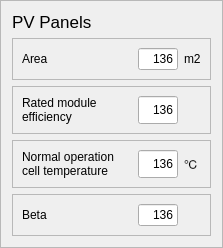
           <widget class="QFrame" name="frame_8">
            <property name="minimumSize">
             <size>
              <width>209</width>
              <height>0</height>
             </size>
            </property>
            <property name="frameShape">
             <enum>QFrame::StyledPanel</enum>
            </property>
            <property name="frameShadow">
             <enum>QFrame::Raised</enum>
            </property>
            <layout class="QVBoxLayout" name="verticalLayout_2">
             <item>
              <widget class="QLabel" name="label_24">
               <property name="font">
                <font>
                 <pointsize>13</pointsize>
                </font>
               </property>
               <property name="text">
                <string>PV Panels</string>
               </property>
               <property name="textFormat">
                <enum>Qt::AutoText</enum>
               </property>
              </widget>
             </item>
             <item>
              <widget class="QFrame" name="frame_9">
               <property name="minimumSize">
                <size>
                 <width>0</width>
                 <height>20</height>
                </size>
               </property>
               <property name="frameShape">
                <enum>QFrame::StyledPanel</enum>
               </property>
               <property name="frameShadow">
                <enum>QFrame::Raised</enum>
               </property>
               <layout class="QHBoxLayout" name="horizontalLayout_6">
                <item>
                 <widget class="QLabel" name="label_14">
                  <property name="minimumSize">
                   <size>
                    <width>110</width>
                    <height>0</height>
                   </size>
                  </property>
                  <property name="text">
                   <string>Area</string>
                  </property>
                  <property name="wordWrap">
                   <bool>true</bool>
                  </property>
                 </widget>
                </item>
                <item>
                 <widget class="QLineEdit" name="lineEdit_7">
                  <property name="minimumSize">
                   <size>
                    <width>40</width>
                    <height>0</height>
                   </size>
                  </property>
                  <property name="maximumSize">
                   <size>
                    <width>40</width>
                    <height>10000</height>
                   </size>
                  </property>
                  <property name="font">
                   <font>
                    <italic>false</italic>
                   </font>
                  </property>
                  <property name="text">
                   <string>136</string>
                  </property>
                  <property name="alignment">
                   <set>Qt::AlignRight|Qt::AlignTrailing|Qt::AlignVCenter</set>
                  </property>
                 </widget>
                </item>
                <item>
                 <widget class="QLabel" name="label_15">
                  <property name="text">
                   <string>m2</string>
                  </property>
                 </widget>
                </item>
               </layout>
              </widget>
             </item>
             <item>
              <widget class="QFrame" name="frame_10">
               <property name="frameShape">
                <enum>QFrame::StyledPanel</enum>
               </property>
               <property name="frameShadow">
                <enum>QFrame::Raised</enum>
               </property>
               <layout class="QHBoxLayout" name="horizontalLayout_7">
                <item>
                 <widget class="QLabel" name="label_16">
                  <property name="minimumSize">
                   <size>
                    <width>110</width>
                    <height>0</height>
                   </size>
                  </property>
                  <property name="text">
                   <string>Rated module efficiency</string>
                  </property>
                  <property name="wordWrap">
                   <bool>true</bool>
                  </property>
                 </widget>
                </item>
                <item>
                 <widget class="QLineEdit" name="lineEdit_8">
                  <property name="minimumSize">
                   <size>
                    <width>40</width>
                    <height>0</height>
                   </size>
                  </property>
                  <property name="maximumSize">
                   <size>
                    <width>40</width>
                    <height>10000</height>
                   </size>
                  </property>
                  <property name="font">
                   <font>
                    <italic>false</italic>
                   </font>
                  </property>
                  <property name="text">
                   <string>136</string>
                  </property>
                  <property name="alignment">
                   <set>Qt::AlignRight|Qt::AlignTrailing|Qt::AlignVCenter</set>
                  </property>
                 </widget>
                </item>
                <item>
                 <widget class="QLabel" name="label_17">
                  <property name="text">
                   <string/>
                  </property>
                 </widget>
                </item>
               </layout>
              </widget>
             </item>
             <item>
              <widget class="QFrame" name="frame_11">
               <property name="frameShape">
                <enum>QFrame::StyledPanel</enum>
               </property>
               <property name="frameShadow">
                <enum>QFrame::Raised</enum>
               </property>
               <layout class="QHBoxLayout" name="horizontalLayout_8">
                <item>
                 <widget class="QLabel" name="label_18">
                  <property name="minimumSize">
                   <size>
                    <width>110</width>
                    <height>0</height>
                   </size>
                  </property>
                  <property name="maximumSize">
                   <size>
                    <width>105</width>
                    <height>16777215</height>
                   </size>
                  </property>
                  <property name="text">
                   <string>Normal operation cell temperature</string>
                  </property>
                  <property name="wordWrap">
                   <bool>true</bool>
                  </property>
                 </widget>
                </item>
                <item>
                 <widget class="QLineEdit" name="lineEdit_9">
                  <property name="minimumSize">
                   <size>
                    <width>40</width>
                    <height>0</height>
                   </size>
                  </property>
                  <property name="maximumSize">
                   <size>
                    <width>40</width>
                    <height>10000</height>
                   </size>
                  </property>
                  <property name="font">
                   <font>
                    <italic>false</italic>
                   </font>
                  </property>
                  <property name="text">
                   <string>136</string>
                  </property>
                  <property name="alignment">
                   <set>Qt::AlignRight|Qt::AlignTrailing|Qt::AlignVCenter</set>
                  </property>
                 </widget>
                </item>
                <item>
                 <widget class="QLabel" name="label_19">
                  <property name="text">
                   <string>℃</string>
                  </property>
                 </widget>
                </item>
               </layout>
              </widget>
             </item>
             <item>
              <widget class="QFrame" name="frame_12">
               <property name="frameShape">
                <enum>QFrame::StyledPanel</enum>
               </property>
               <property name="frameShadow">
                <enum>QFrame::Raised</enum>
               </property>
               <layout class="QHBoxLayout" name="horizontalLayout_9">
                <item>
                 <widget class="QLabel" name="label_20">
                  <property name="minimumSize">
                   <size>
                    <width>110</width>
                    <height>0</height>
                   </size>
                  </property>
                  <property name="text">
                   <string>Beta</string>
                  </property>
                  <property name="wordWrap">
                   <bool>true</bool>
                  </property>
                 </widget>
                </item>
                <item>
                 <widget class="QLineEdit" name="lineEdit_10">
                  <property name="minimumSize">
                   <size>
                    <width>40</width>
                    <height>0</height>
                   </size>
                  </property>
                  <property name="maximumSize">
                   <size>
                    <width>40</width>
                    <height>10000</height>
                   </size>
                  </property>
                  <property name="font">
                   <font>
                    <italic>false</italic>
                   </font>
                  </property>
                  <property name="text">
                   <string>136</string>
                  </property>
                  <property name="alignment">
                   <set>Qt::AlignRight|Qt::AlignTrailing|Qt::AlignVCenter</set>
                  </property>
                 </widget>
                </item>
                <item>
                 <widget class="QLabel" name="label_21">
                  <property name="text">
                   <string/>
                  </property>
                 </widget>
                </item>
               </layout>
              </widget>
             </item>
            </layout>
           </widget>
